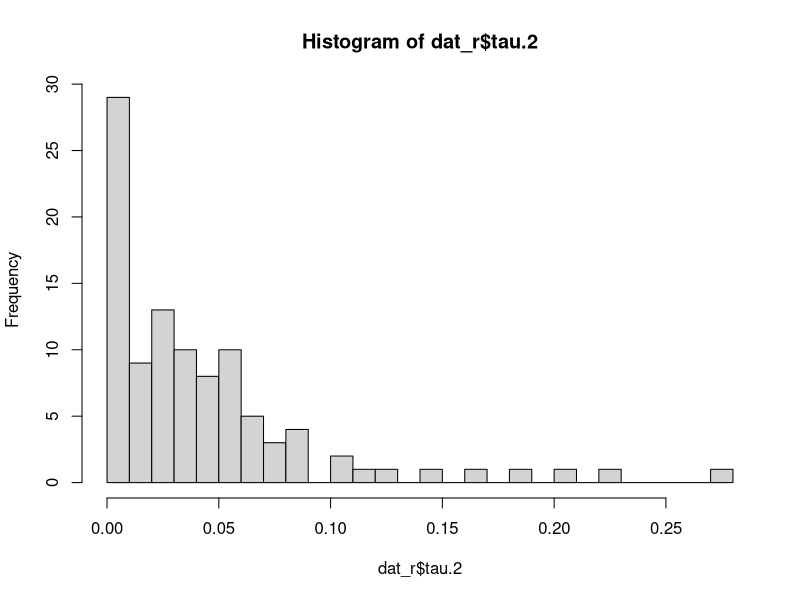
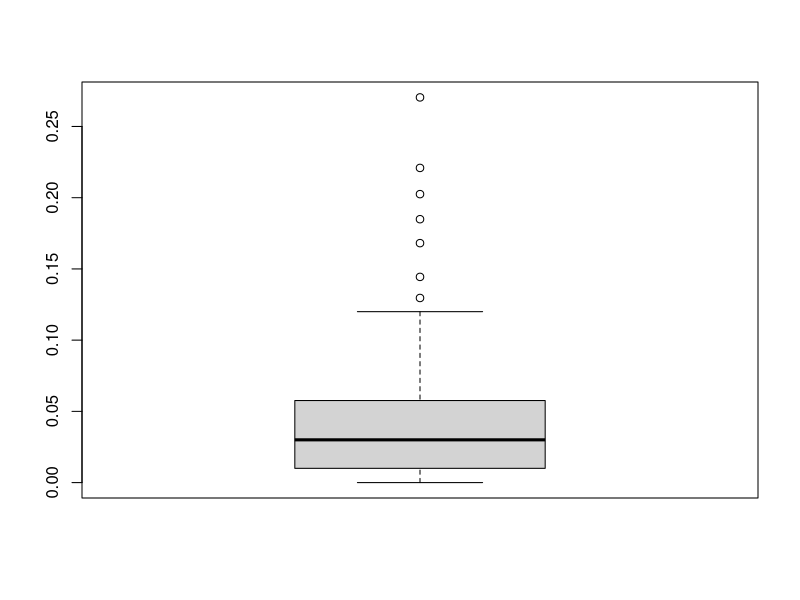
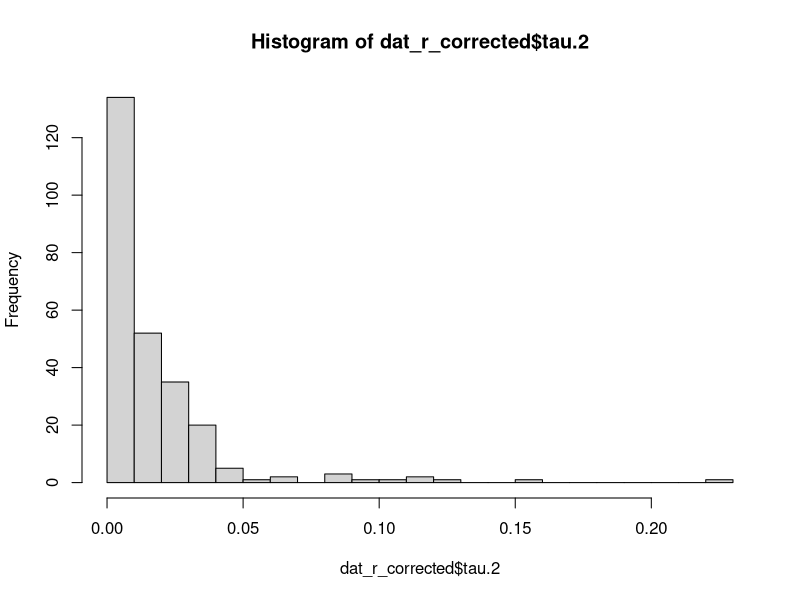
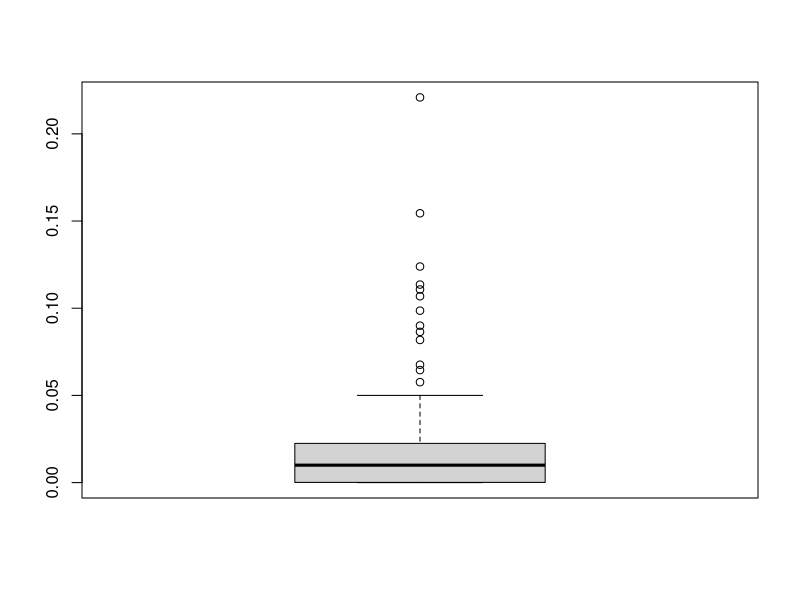
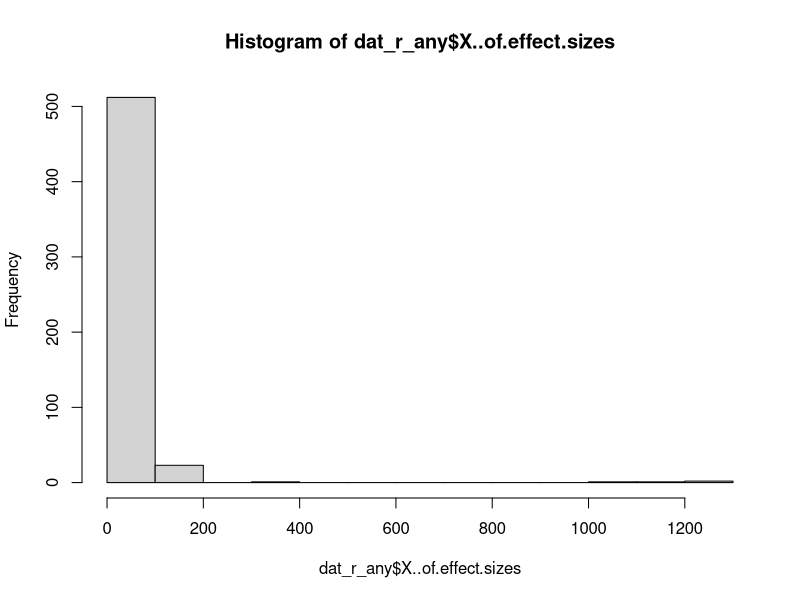
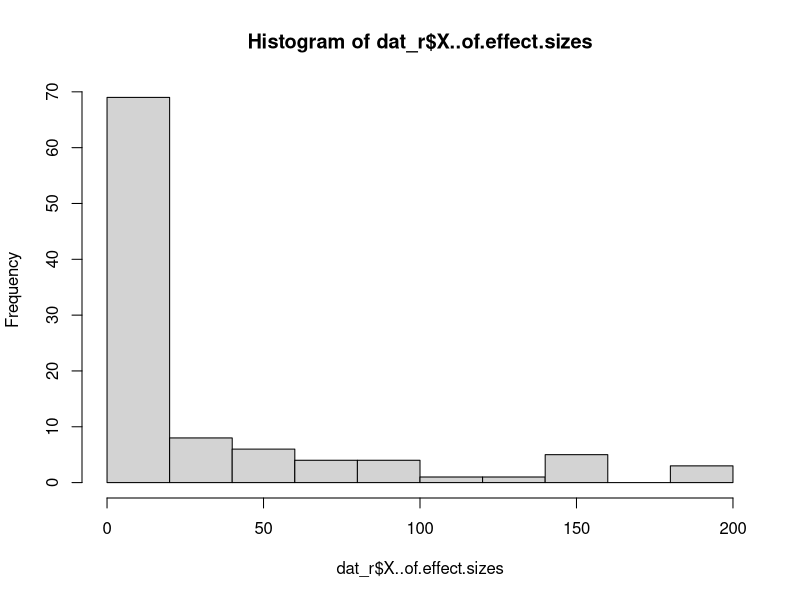

Generate these figures, in order, with R:
# Project: Unexplained heterogeneity
# Script purpose: estimate common tau2 values for correlations in psychology
# based on van Erp et al. (2017): 10.5334/jopd.33
# Code: Anton Olsson-Collentine

#**********************************************
# Setup
#**********************************************
# Data downloaded from https://osf.io/p6ecw

dat <- read.csv("supplemental_data/Data 1990-2013 with tau values.csv")

unique(dat$Type.of.ES)
#also contains corrected Pearson's r

dat_r <- dat[dat$Type.of.ES == "Pearson's r",]

hist(dat_r$tau.2, breaks = 30)
boxplot(dat_r$tau.2)
# We see that 50% of tau2 values are between about ~0.02- 0.06,
#with another 25% between 0.06- 0.125 and 25% below 0.02
quantile(dat_r$tau)
#Actually, the 25th quantile is 0.01, median 0.03, and the 75th is 0.0576
#the maximum value is 0.2704, which gives tau = 0.52


# For corrected pearson's rs
dat_r_corrected <- dat[dat$Type.of.ES == "Corrected Pearson's r",]
hist(dat_r_corrected$tau.2, breaks = 30)
boxplot(dat_r_corrected$tau.2)
quantile(dat_r_corrected$tau)
# The corrected rs have a lower distribution
# 25th quantiles = 0.001, median = 0.01, 75th = 0.0225,
#The maximum is 0.2209

quantile(dat_r_corrected$X..of.effect.sizes)
dat_r_corrected2 <- dat_r_corrected[dat_r_corrected$X..of.effect.sizes < 1000,]
quantile(dat_r_corrected2$X..of.effect.sizes)


# Check K
dat_r_any <- dat[grepl("Pearson", dat$Type.of.ES),]
unique(dat_r_any$Type.of.ES)
quantile(dat_r_any$X..of.effect.sizes)
hist(dat_r_any$X..of.effect.sizes)

quantile(dat_r$X..of.effect.sizes)
hist(dat_r$X..of.effect.sizes)

dat_r_any2 <- dat_r_any[dat_r_any$X..of.effect.sizes < 1000,]
quantile(dat_r_any2$X..of.effect.sizes)

# Check correction or not
dat_r = dat[dat$Type.of.ES %in% c("Pearson's r", "Weighted Pearson's r", "Unweighted Pearson's r"),]
unique(dat_r$Reference) #13

dat_r_corrected = dat[dat$Type.of.ES %in% c("Corrected Pearson's r", "Weighted corrected Pearson's r"),]
unique(dat_r_corrected$Reference) #13

# Corrected generally
dat_cor <- dat[dat$Type.of.ES %in% c("Corrected Pearson's r",
       "Weighted corrected Pearson's r",
       "Corrected Cohen's d"),]
unique(dat_cor$Reference) #14

length(unique(dat$Reference)) - length(unique(dat))
#49 uncorrected and 14 corrected
